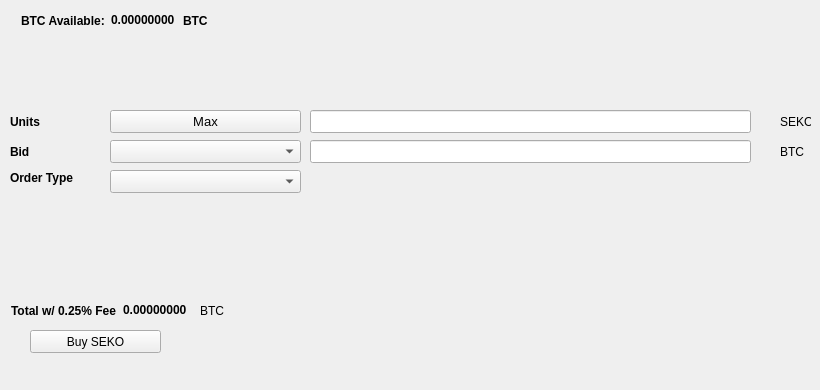
   <widget class="QWidget" name="BuyTab">
    <attribute name="title">
     <string>Buy</string>
    </attribute>
    <widget class="QPushButton" name="BuySEKO">
     <property name="geometry">
      <rect>
       <x>30</x>
       <y>330</y>
       <width>131</width>
       <height>23</height>
      </rect>
     </property>
     <property name="text">
      <string>Buy SEKO</string>
     </property>
     <property name="icon">
      <iconset resource="../seko.qrc">
       <normaloff>:/icons/bitcoin</normaloff>:/icons/bitcoin</iconset>
     </property>
    </widget>
    <widget class="QLabel" name="label_3">
     <property name="geometry">
      <rect>
       <x>10</x>
       <y>110</y>
       <width>46</width>
       <height>23</height>
      </rect>
     </property>
     <property name="font">
      <font>
       <weight>75</weight>
       <bold>true</bold>
      </font>
     </property>
     <property name="text">
      <string>Units</string>
     </property>
    </widget>
    <widget class="QLineEdit" name="UnitsInput">
     <property name="geometry">
      <rect>
       <x>310</x>
       <y>110</y>
       <width>441</width>
       <height>23</height>
      </rect>
     </property>
     <property name="font">
      <font>
       <pointsize>9</pointsize>
       <weight>75</weight>
       <bold>true</bold>
      </font>
     </property>
    </widget>
    <widget class="QLineEdit" name="BuyBidPriceEdit">
     <property name="geometry">
      <rect>
       <x>310</x>
       <y>140</y>
       <width>441</width>
       <height>23</height>
      </rect>
     </property>
     <property name="font">
      <font>
       <pointsize>9</pointsize>
       <weight>75</weight>
       <bold>true</bold>
      </font>
     </property>
    </widget>
    <widget class="QLabel" name="label_4">
     <property name="geometry">
      <rect>
       <x>780</x>
       <y>110</y>
       <width>31</width>
       <height>23</height>
      </rect>
     </property>
     <property name="text">
      <string>SEKO</string>
     </property>
    </widget>
    <widget class="QLabel" name="label_5">
     <property name="geometry">
      <rect>
       <x>780</x>
       <y>140</y>
       <width>31</width>
       <height>23</height>
      </rect>
     </property>
     <property name="text">
      <string>BTC</string>
     </property>
    </widget>
    <widget class="QLabel" name="label_6">
     <property name="geometry">
      <rect>
       <x>10</x>
       <y>140</y>
       <width>46</width>
       <height>23</height>
      </rect>
     </property>
     <property name="font">
      <font>
       <weight>75</weight>
       <bold>true</bold>
      </font>
     </property>
     <property name="text">
      <string>Bid</string>
     </property>
    </widget>
    <widget class="QLabel" name="label_7">
     <property name="geometry">
      <rect>
       <x>10</x>
       <y>170</y>
       <width>91</width>
       <height>16</height>
      </rect>
     </property>
     <property name="font">
      <font>
       <weight>75</weight>
       <bold>true</bold>
      </font>
     </property>
     <property name="text">
      <string>Order Type</string>
     </property>
    </widget>
    <widget class="QPushButton" name="Buy_Max_Amount">
     <property name="geometry">
      <rect>
       <x>110</x>
       <y>110</y>
       <width>191</width>
       <height>23</height>
      </rect>
     </property>
     <property name="font">
      <font>
       <pointsize>10</pointsize>
      </font>
     </property>
     <property name="text">
      <string>Max</string>
     </property>
    </widget>
    <widget class="QComboBox" name="BuyBidcomboBox">
     <property name="geometry">
      <rect>
       <x>110</x>
       <y>140</y>
       <width>191</width>
       <height>23</height>
      </rect>
     </property>
     <property name="font">
      <font>
       <pointsize>10</pointsize>
      </font>
     </property>
    </widget>
    <widget class="QComboBox" name="buyOrdertypeCombo">
     <property name="geometry">
      <rect>
       <x>110</x>
       <y>170</y>
       <width>191</width>
       <height>23</height>
      </rect>
     </property>
     <property name="font">
      <font>
       <pointsize>10</pointsize>
      </font>
     </property>
    </widget>
    <widget class="QWidget" name="layoutWidget1">
     <property name="geometry">
      <rect>
       <x>21</x>
       <y>11</y>
       <width>227</width>
       <height>19</height>
      </rect>
     </property>
     <layout class="QHBoxLayout" name="horizontalLayout_3">
      <item>
       <widget class="QLabel" name="label232">
        <property name="font">
         <font>
          <weight>75</weight>
          <bold>true</bold>
         </font>
        </property>
        <property name="text">
         <string>BTC Available:</string>
        </property>
       </widget>
      </item>
      <item>
       <widget class="QLabel" name="BtcAvailableLbl">
        <property name="palette">
         <palette>
          <active>
           <colorrole role="WindowText">
            <brush brushstyle="SolidPattern">
             <color alpha="255">
              <red>0</red>
              <green>0</green>
              <blue>0</blue>
             </color>
            </brush>
           </colorrole>
           <colorrole role="Button">
            <brush brushstyle="SolidPattern">
             <color alpha="255">
              <red>0</red>
              <green>170</green>
              <blue>0</blue>
             </color>
            </brush>
           </colorrole>
           <colorrole role="Light">
            <brush brushstyle="SolidPattern">
             <color alpha="255">
              <red>0</red>
              <green>255</green>
              <blue>0</blue>
             </color>
            </brush>
           </colorrole>
           <colorrole role="Midlight">
            <brush brushstyle="SolidPattern">
             <color alpha="255">
              <red>0</red>
              <green>212</green>
              <blue>0</blue>
             </color>
            </brush>
           </colorrole>
           <colorrole role="Dark">
            <brush brushstyle="SolidPattern">
             <color alpha="255">
              <red>0</red>
              <green>85</green>
              <blue>0</blue>
             </color>
            </brush>
           </colorrole>
           <colorrole role="Mid">
            <brush brushstyle="SolidPattern">
             <color alpha="255">
              <red>0</red>
              <green>113</green>
              <blue>0</blue>
             </color>
            </brush>
           </colorrole>
           <colorrole role="Text">
            <brush brushstyle="SolidPattern">
             <color alpha="255">
              <red>0</red>
              <green>170</green>
              <blue>0</blue>
             </color>
            </brush>
           </colorrole>
           <colorrole role="BrightText">
            <brush brushstyle="SolidPattern">
             <color alpha="255">
              <red>255</red>
              <green>255</green>
              <blue>255</blue>
             </color>
            </brush>
           </colorrole>
           <colorrole role="ButtonText">
            <brush brushstyle="SolidPattern">
             <color alpha="255">
              <red>0</red>
              <green>0</green>
              <blue>0</blue>
             </color>
            </brush>
           </colorrole>
           <colorrole role="Base">
            <brush brushstyle="SolidPattern">
             <color alpha="255">
              <red>255</red>
              <green>255</green>
              <blue>255</blue>
             </color>
            </brush>
           </colorrole>
           <colorrole role="Window">
            <brush brushstyle="SolidPattern">
             <color alpha="255">
              <red>0</red>
              <green>170</green>
              <blue>0</blue>
             </color>
            </brush>
           </colorrole>
           <colorrole role="Shadow">
            <brush brushstyle="SolidPattern">
             <color alpha="255">
              <red>0</red>
              <green>0</green>
              <blue>0</blue>
             </color>
            </brush>
           </colorrole>
           <colorrole role="AlternateBase">
            <brush brushstyle="SolidPattern">
             <color alpha="255">
              <red>127</red>
              <green>212</green>
              <blue>127</blue>
             </color>
            </brush>
           </colorrole>
           <colorrole role="ToolTipBase">
            <brush brushstyle="SolidPattern">
             <color alpha="255">
              <red>255</red>
              <green>255</green>
              <blue>220</blue>
             </color>
            </brush>
           </colorrole>
           <colorrole role="ToolTipText">
            <brush brushstyle="SolidPattern">
             <color alpha="255">
              <red>0</red>
              <green>0</green>
              <blue>0</blue>
             </color>
            </brush>
           </colorrole>
          </active>
          <inactive>
           <colorrole role="WindowText">
            <brush brushstyle="SolidPattern">
             <color alpha="255">
              <red>0</red>
              <green>0</green>
              <blue>0</blue>
             </color>
            </brush>
           </colorrole>
           <colorrole role="Button">
            <brush brushstyle="SolidPattern">
             <color alpha="255">
              <red>0</red>
              <green>170</green>
              <blue>0</blue>
             </color>
            </brush>
           </colorrole>
           <colorrole role="Light">
            <brush brushstyle="SolidPattern">
             <color alpha="255">
              <red>0</red>
              <green>255</green>
              <blue>0</blue>
             </color>
            </brush>
           </colorrole>
           <colorrole role="Midlight">
            <brush brushstyle="SolidPattern">
             <color alpha="255">
              <red>0</red>
              <green>212</green>
              <blue>0</blue>
             </color>
            </brush>
           </colorrole>
           <colorrole role="Dark">
            <brush brushstyle="SolidPattern">
             <color alpha="255">
              <red>0</red>
              <green>85</green>
              <blue>0</blue>
             </color>
            </brush>
           </colorrole>
           <colorrole role="Mid">
            <brush brushstyle="SolidPattern">
             <color alpha="255">
              <red>0</red>
              <green>113</green>
              <blue>0</blue>
             </color>
            </brush>
           </colorrole>
           <colorrole role="Text">
            <brush brushstyle="SolidPattern">
             <color alpha="255">
              <red>0</red>
              <green>170</green>
              <blue>0</blue>
             </color>
            </brush>
           </colorrole>
           <colorrole role="BrightText">
            <brush brushstyle="SolidPattern">
             <color alpha="255">
              <red>255</red>
              <green>255</green>
              <blue>255</blue>
             </color>
            </brush>
           </colorrole>
           <colorrole role="ButtonText">
            <brush brushstyle="SolidPattern">
             <color alpha="255">
              <red>0</red>
              <green>0</green>
              <blue>0</blue>
             </color>
            </brush>
           </colorrole>
           <colorrole role="Base">
            <brush brushstyle="SolidPattern">
             <color alpha="255">
              <red>255</red>
              <green>255</green>
              <blue>255</blue>
             </color>
            </brush>
           </colorrole>
           <colorrole role="Window">
            <brush brushstyle="SolidPattern">
             <color alpha="255">
              <red>0</red>
              <green>170</green>
              <blue>0</blue>
             </color>
            </brush>
           </colorrole>
           <colorrole role="Shadow">
            <brush brushstyle="SolidPattern">
             <color alpha="255">
              <red>0</red>
              <green>0</green>
              <blue>0</blue>
             </color>
            </brush>
           </colorrole>
           <colorrole role="AlternateBase">
            <brush brushstyle="SolidPattern">
             <color alpha="255">
              <red>127</red>
              <green>212</green>
              <blue>127</blue>
             </color>
            </brush>
           </colorrole>
           <colorrole role="ToolTipBase">
            <brush brushstyle="SolidPattern">
             <color alpha="255">
              <red>255</red>
              <green>255</green>
              <blue>220</blue>
             </color>
            </brush>
           </colorrole>
           <colorrole role="ToolTipText">
            <brush brushstyle="SolidPattern">
             <color alpha="255">
              <red>0</red>
              <green>0</green>
              <blue>0</blue>
             </color>
            </brush>
           </colorrole>
          </inactive>
          <disabled>
           <colorrole role="WindowText">
            <brush brushstyle="SolidPattern">
             <color alpha="255">
              <red>0</red>
              <green>85</green>
              <blue>0</blue>
             </color>
            </brush>
           </colorrole>
           <colorrole role="Button">
            <brush brushstyle="SolidPattern">
             <color alpha="255">
              <red>0</red>
              <green>170</green>
              <blue>0</blue>
             </color>
            </brush>
           </colorrole>
           <colorrole role="Light">
            <brush brushstyle="SolidPattern">
             <color alpha="255">
              <red>0</red>
              <green>255</green>
              <blue>0</blue>
             </color>
            </brush>
           </colorrole>
           <colorrole role="Midlight">
            <brush brushstyle="SolidPattern">
             <color alpha="255">
              <red>0</red>
              <green>212</green>
              <blue>0</blue>
             </color>
            </brush>
           </colorrole>
           <colorrole role="Dark">
            <brush brushstyle="SolidPattern">
             <color alpha="255">
              <red>0</red>
              <green>85</green>
              <blue>0</blue>
             </color>
            </brush>
           </colorrole>
           <colorrole role="Mid">
            <brush brushstyle="SolidPattern">
             <color alpha="255">
              <red>0</red>
              <green>113</green>
              <blue>0</blue>
             </color>
            </brush>
           </colorrole>
           <colorrole role="Text">
            <brush brushstyle="SolidPattern">
             <color alpha="255">
              <red>0</red>
              <green>85</green>
              <blue>0</blue>
             </color>
            </brush>
           </colorrole>
           <colorrole role="BrightText">
            <brush brushstyle="SolidPattern">
             <color alpha="255">
              <red>255</red>
              <green>255</green>
              <blue>255</blue>
             </color>
            </brush>
           </colorrole>
           <colorrole role="ButtonText">
            <brush brushstyle="SolidPattern">
             <color alpha="255">
              <red>0</red>
              <green>85</green>
              <blue>0</blue>
             </color>
            </brush>
           </colorrole>
           <colorrole role="Base">
            <brush brushstyle="SolidPattern">
             <color alpha="255">
              <red>0</red>
              <green>170</green>
              <blue>0</blue>
             </color>
            </brush>
           </colorrole>
           <colorrole role="Window">
            <brush brushstyle="SolidPattern">
             <color alpha="255">
              <red>0</red>
              <green>170</green>
              <blue>0</blue>
             </color>
            </brush>
           </colorrole>
           <colorrole role="Shadow">
            <brush brushstyle="SolidPattern">
             <color alpha="255">
              <red>0</red>
              <green>0</green>
              <blue>0</blue>
             </color>
            </brush>
           </colorrole>
           <colorrole role="AlternateBase">
            <brush brushstyle="SolidPattern">
             <color alpha="255">
              <red>0</red>
              <green>170</green>
              <blue>0</blue>
             </color>
            </brush>
           </colorrole>
           <colorrole role="ToolTipBase">
            <brush brushstyle="SolidPattern">
             <color alpha="255">
              <red>255</red>
              <green>255</green>
              <blue>220</blue>
             </color>
            </brush>
           </colorrole>
           <colorrole role="ToolTipText">
            <brush brushstyle="SolidPattern">
             <color alpha="255">
              <red>0</red>
              <green>0</green>
              <blue>0</blue>
             </color>
            </brush>
           </colorrole>
          </disabled>
         </palette>
        </property>
        <property name="font">
         <font>
          <weight>75</weight>
          <bold>true</bold>
         </font>
        </property>
        <property name="text">
         <string>0.00000000</string>
        </property>
        <property name="textInteractionFlags">
         <set>Qt::LinksAccessibleByMouse|Qt::TextSelectableByKeyboard|Qt::TextSelectableByMouse</set>
        </property>
       </widget>
      </item>
      <item>
       <widget class="QLabel" name="BtcAvailableLbl_2">
        <property name="font">
         <font>
          <weight>75</weight>
          <bold>true</bold>
         </font>
        </property>
        <property name="text">
         <string>BTC</string>
        </property>
       </widget>
      </item>
     </layout>
    </widget>
    <widget class="QWidget" name="layoutWidge2">
     <property name="geometry">
      <rect>
       <x>11</x>
       <y>301</y>
       <width>259</width>
       <height>19</height>
      </rect>
     </property>
     <layout class="QHBoxLayout" name="horizontalLayout_4">
      <item>
       <widget class="QLabel" name="label_9">
        <property name="font">
         <font>
          <weight>75</weight>
          <bold>true</bold>
         </font>
        </property>
        <property name="text">
         <string>Total w/ 0.25% Fee</string>
        </property>
       </widget>
      </item>
      <item>
       <widget class="QLabel" name="BuyCostLabel">
        <property name="palette">
         <palette>
          <active>
           <colorrole role="WindowText">
            <brush brushstyle="SolidPattern">
             <color alpha="255">
              <red>0</red>
              <green>0</green>
              <blue>0</blue>
             </color>
            </brush>
           </colorrole>
           <colorrole role="Button">
            <brush brushstyle="SolidPattern">
             <color alpha="255">
              <red>0</red>
              <green>170</green>
              <blue>0</blue>
             </color>
            </brush>
           </colorrole>
           <colorrole role="Light">
            <brush brushstyle="SolidPattern">
             <color alpha="255">
              <red>0</red>
              <green>255</green>
              <blue>0</blue>
             </color>
            </brush>
           </colorrole>
           <colorrole role="Midlight">
            <brush brushstyle="SolidPattern">
             <color alpha="255">
              <red>0</red>
              <green>212</green>
              <blue>0</blue>
             </color>
            </brush>
           </colorrole>
           <colorrole role="Dark">
            <brush brushstyle="SolidPattern">
             <color alpha="255">
              <red>0</red>
              <green>85</green>
              <blue>0</blue>
             </color>
            </brush>
           </colorrole>
           <colorrole role="Mid">
            <brush brushstyle="SolidPattern">
             <color alpha="255">
              <red>0</red>
              <green>113</green>
              <blue>0</blue>
             </color>
            </brush>
           </colorrole>
           <colorrole role="Text">
            <brush brushstyle="SolidPattern">
             <color alpha="255">
              <red>0</red>
              <green>170</green>
              <blue>0</blue>
             </color>
            </brush>
           </colorrole>
           <colorrole role="BrightText">
            <brush brushstyle="SolidPattern">
             <color alpha="255">
              <red>255</red>
              <green>255</green>
              <blue>255</blue>
             </color>
            </brush>
           </colorrole>
           <colorrole role="ButtonText">
            <brush brushstyle="SolidPattern">
             <color alpha="255">
              <red>0</red>
              <green>0</green>
              <blue>0</blue>
             </color>
            </brush>
           </colorrole>
           <colorrole role="Base">
            <brush brushstyle="SolidPattern">
             <color alpha="255">
              <red>255</red>
              <green>255</green>
              <blue>255</blue>
             </color>
            </brush>
           </colorrole>
           <colorrole role="Window">
            <brush brushstyle="SolidPattern">
             <color alpha="255">
              <red>0</red>
              <green>170</green>
              <blue>0</blue>
             </color>
            </brush>
           </colorrole>
           <colorrole role="Shadow">
            <brush brushstyle="SolidPattern">
             <color alpha="255">
              <red>0</red>
              <green>0</green>
              <blue>0</blue>
             </color>
            </brush>
           </colorrole>
           <colorrole role="AlternateBase">
            <brush brushstyle="SolidPattern">
             <color alpha="255">
              <red>127</red>
              <green>212</green>
              <blue>127</blue>
             </color>
            </brush>
           </colorrole>
           <colorrole role="ToolTipBase">
            <brush brushstyle="SolidPattern">
             <color alpha="255">
              <red>255</red>
              <green>255</green>
              <blue>220</blue>
             </color>
            </brush>
           </colorrole>
           <colorrole role="ToolTipText">
            <brush brushstyle="SolidPattern">
             <color alpha="255">
              <red>0</red>
              <green>0</green>
              <blue>0</blue>
             </color>
            </brush>
           </colorrole>
          </active>
          <inactive>
           <colorrole role="WindowText">
            <brush brushstyle="SolidPattern">
             <color alpha="255">
              <red>0</red>
              <green>0</green>
              <blue>0</blue>
             </color>
            </brush>
           </colorrole>
           <colorrole role="Button">
            <brush brushstyle="SolidPattern">
             <color alpha="255">
              <red>0</red>
              <green>170</green>
              <blue>0</blue>
             </color>
            </brush>
           </colorrole>
           <colorrole role="Light">
            <brush brushstyle="SolidPattern">
             <color alpha="255">
              <red>0</red>
              <green>255</green>
              <blue>0</blue>
             </color>
            </brush>
           </colorrole>
           <colorrole role="Midlight">
            <brush brushstyle="SolidPattern">
             <color alpha="255">
              <red>0</red>
              <green>212</green>
              <blue>0</blue>
             </color>
            </brush>
           </colorrole>
           <colorrole role="Dark">
            <brush brushstyle="SolidPattern">
             <color alpha="255">
              <red>0</red>
              <green>85</green>
              <blue>0</blue>
             </color>
            </brush>
           </colorrole>
           <colorrole role="Mid">
            <brush brushstyle="SolidPattern">
             <color alpha="255">
              <red>0</red>
              <green>113</green>
              <blue>0</blue>
             </color>
            </brush>
           </colorrole>
           <colorrole role="Text">
            <brush brushstyle="SolidPattern">
             <color alpha="255">
              <red>0</red>
              <green>170</green>
              <blue>0</blue>
             </color>
            </brush>
           </colorrole>
           <colorrole role="BrightText">
            <brush brushstyle="SolidPattern">
             <color alpha="255">
              <red>255</red>
              <green>255</green>
              <blue>255</blue>
             </color>
            </brush>
           </colorrole>
           <colorrole role="ButtonText">
            <brush brushstyle="SolidPattern">
             <color alpha="255">
              <red>0</red>
              <green>0</green>
              <blue>0</blue>
             </color>
            </brush>
           </colorrole>
           <colorrole role="Base">
            <brush brushstyle="SolidPattern">
             <color alpha="255">
              <red>255</red>
              <green>255</green>
              <blue>255</blue>
             </color>
            </brush>
           </colorrole>
           <colorrole role="Window">
            <brush brushstyle="SolidPattern">
             <color alpha="255">
              <red>0</red>
              <green>170</green>
              <blue>0</blue>
             </color>
            </brush>
           </colorrole>
           <colorrole role="Shadow">
            <brush brushstyle="SolidPattern">
             <color alpha="255">
              <red>0</red>
              <green>0</green>
              <blue>0</blue>
             </color>
            </brush>
           </colorrole>
           <colorrole role="AlternateBase">
            <brush brushstyle="SolidPattern">
             <color alpha="255">
              <red>127</red>
              <green>212</green>
              <blue>127</blue>
             </color>
            </brush>
           </colorrole>
           <colorrole role="ToolTipBase">
            <brush brushstyle="SolidPattern">
             <color alpha="255">
              <red>255</red>
              <green>255</green>
              <blue>220</blue>
             </color>
            </brush>
           </colorrole>
           <colorrole role="ToolTipText">
            <brush brushstyle="SolidPattern">
             <color alpha="255">
              <red>0</red>
              <green>0</green>
              <blue>0</blue>
             </color>
            </brush>
           </colorrole>
          </inactive>
          <disabled>
           <colorrole role="WindowText">
            <brush brushstyle="SolidPattern">
             <color alpha="255">
              <red>0</red>
              <green>85</green>
              <blue>0</blue>
             </color>
            </brush>
           </colorrole>
           <colorrole role="Button">
            <brush brushstyle="SolidPattern">
             <color alpha="255">
              <red>0</red>
              <green>170</green>
              <blue>0</blue>
             </color>
            </brush>
           </colorrole>
           <colorrole role="Light">
            <brush brushstyle="SolidPattern">
             <color alpha="255">
              <red>0</red>
              <green>255</green>
              <blue>0</blue>
             </color>
            </brush>
           </colorrole>
           <colorrole role="Midlight">
            <brush brushstyle="SolidPattern">
             <color alpha="255">
              <red>0</red>
              <green>212</green>
              <blue>0</blue>
             </color>
            </brush>
           </colorrole>
           <colorrole role="Dark">
            <brush brushstyle="SolidPattern">
             <color alpha="255">
              <red>0</red>
              <green>85</green>
              <blue>0</blue>
             </color>
            </brush>
           </colorrole>
           <colorrole role="Mid">
            <brush brushstyle="SolidPattern">
             <color alpha="255">
              <red>0</red>
              <green>113</green>
              <blue>0</blue>
             </color>
            </brush>
           </colorrole>
           <colorrole role="Text">
            <brush brushstyle="SolidPattern">
             <color alpha="255">
              <red>0</red>
              <green>85</green>
              <blue>0</blue>
             </color>
            </brush>
           </colorrole>
           <colorrole role="BrightText">
            <brush brushstyle="SolidPattern">
             <color alpha="255">
              <red>255</red>
              <green>255</green>
              <blue>255</blue>
             </color>
            </brush>
           </colorrole>
           <colorrole role="ButtonText">
            <brush brushstyle="SolidPattern">
             <color alpha="255">
              <red>0</red>
              <green>85</green>
              <blue>0</blue>
             </color>
            </brush>
           </colorrole>
           <colorrole role="Base">
            <brush brushstyle="SolidPattern">
             <color alpha="255">
              <red>0</red>
              <green>170</green>
              <blue>0</blue>
             </color>
            </brush>
           </colorrole>
           <colorrole role="Window">
            <brush brushstyle="SolidPattern">
             <color alpha="255">
              <red>0</red>
              <green>170</green>
              <blue>0</blue>
             </color>
            </brush>
           </colorrole>
           <colorrole role="Shadow">
            <brush brushstyle="SolidPattern">
             <color alpha="255">
              <red>0</red>
              <green>0</green>
              <blue>0</blue>
             </color>
            </brush>
           </colorrole>
           <colorrole role="AlternateBase">
            <brush brushstyle="SolidPattern">
             <color alpha="255">
              <red>0</red>
              <green>170</green>
              <blue>0</blue>
             </color>
            </brush>
           </colorrole>
           <colorrole role="ToolTipBase">
            <brush brushstyle="SolidPattern">
             <color alpha="255">
              <red>255</red>
              <green>255</green>
              <blue>220</blue>
             </color>
            </brush>
           </colorrole>
           <colorrole role="ToolTipText">
            <brush brushstyle="SolidPattern">
             <color alpha="255">
              <red>0</red>
              <green>0</green>
              <blue>0</blue>
             </color>
            </brush>
           </colorrole>
          </disabled>
         </palette>
        </property>
        <property name="font">
         <font>
          <weight>75</weight>
          <bold>true</bold>
         </font>
        </property>
        <property name="autoFillBackground">
         <bool>false</bool>
        </property>
        <property name="text">
         <string>0.00000000</string>
        </property>
        <property name="textInteractionFlags">
         <set>Qt::LinksAccessibleByMouse|Qt::TextSelectableByMouse</set>
        </property>
       </widget>
      </item>
      <item>
       <widget class="QLabel" name="label_10">
        <property name="font">
         <font>
          <weight>50</weight>
          <bold>false</bold>
         </font>
        </property>
        <property name="text">
         <string>BTC</string>
        </property>
       </widget>
      </item>
     </layout>
    </widget>
    <widget class="QLabel" name="label_24">
     <property name="geometry">
      <rect>
       <x>460</x>
       <y>300</y>
       <width>281</width>
       <height>81</height>
      </rect>
     </property>
     <property name="text">
      <string/>
     </property>
     <property name="pixmap">
      <pixmap>:/images/bittrex</pixmap>
     </property>
    </widget>
   </widget>
